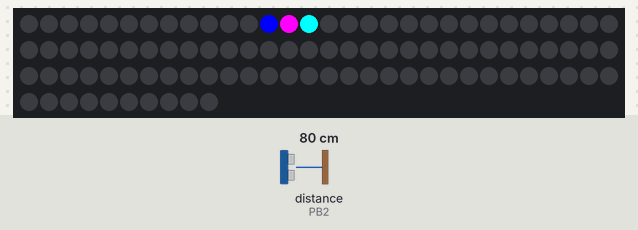
Recording of a sketch running on a simulated ATtiny85, built with avr-gcc and run on an emulated ATtiny85. Parts: 100 RGB LEDs in strip order, left to right, continuing on the next row. The inputs (shaded band) are chosen by the test bench; at power-on: distance to the obstacle (sensor on PB2) 80 cm. The echo pulse lasts 58.3 µs per cm; what the sketch prints to the serial monitor is not drawn.

Above: at 1.2 s.
1.3 s: distance to the obstacle (sensor on PB2) set to 250 cm
2.9 s: distance to the obstacle (sensor on PB2) set to 2 cm
5.5 s: distance to the obstacle (sensor on PB2) set to 120 cm
Timing chart, 0 to 8.5 s (numbered marks = the images above; inputs shaded):
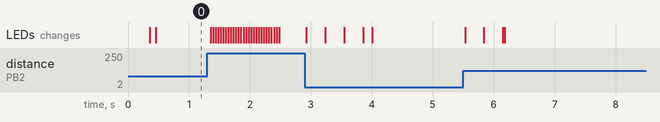

The sketch:

src.ino
```cpp
#include <Adafruit_NeoPixel.h>
#ifdef __AVR__
#include <avr/power.h>
#endif

#define BOARD_TYPE 3 // Makerfocus D1 Mini == 0, hiletgo == 1, uno == 3
#define MAX_BRIGHTNESS 200

#if (BOARD_TYPE == 0)
#define PIN 2      // D4
#define TRIG_PIN 1 // D3
#define ECHO_PIN 0 // D2
#elif (BOARD_TYPE == 1)
#define PIN 5      // D1
#define TRIG_PIN 4 // D2
#define ECHO_PIN 2 // D4
#elif (BOARD_TYPE == 3)
#define PIN 5      // D1
#define TRIG_PIN 4 // D2
#define ECHO_PIN 2 // D4
#endif

#define FADE_TIME 100
#define TUNING 6 // Tunes range-finding to cm distance between pixels
#define DELAY 1000
#define ADJACENT_PIXELS 2 // Num of pixels lit on either side of position pixel

const int8_t NUM_PIXELS = 100;
const int8_t POS_DETECTION_GRACE_PERIOD = 100;
char *UP = "UP";
char *DOWN = "DOWN";
char *NOOP = "NOOP";
char *direction = UP;
uint32_t colors[NUM_PIXELS];
uint8_t noPosCountDown = POS_DETECTION_GRACE_PERIOD;

// Actual pixel targeted to light. Moves towards detected position value.
uint8_t pixel = 0;

Adafruit_NeoPixel strip =
    Adafruit_NeoPixel(NUM_PIXELS, PIN, NEO_GRB + NEO_KHZ800);

void setup() {
  Serial.begin(9600);

  pinMode(TRIG_PIN, OUTPUT);
  pinMode(ECHO_PIN, INPUT);

#if defined(__AVR_ATtiny85__)
  if (F_CPU == 16000000)
    clock_prescale_set(clock_div_1);
#endif

  initColors();

  strip.begin();
  strip.show();
}

void colorWipe(uint32_t color = 0) {
  for (uint8_t i = 0; i < NUM_PIXELS; i++) {
    strip.setPixelColor(i, color);
  }
}

void loop() {
  strf();
}

void strf() {
  float duration, distance;
  digitalWrite(TRIG_PIN, HIGH);
  delayMicroseconds(2000);
  digitalWrite(TRIG_PIN, LOW);
  duration = pulseIn(ECHO_PIN, HIGH);
  distance = (duration / 2) / 29.1;
  // distance = microsecondsToInches(duration);

  int8_t position = floor(distance) / TUNING;
  Serial.println(position);

  const bool outOfRange = position <= NUM_PIXELS;

  // if (outOfRange && noPosCountDown > 0) {
  //   noPosCountDown--;
  // }

  // if (outOfRange && noPosCountDown == 0) {
  colorWipe();
  // } else {
  // noPosCountDown = POS_DETECTION_GRACE_PERIOD;
  simUpsideDownPresence(position);
  // }
}

void initColors() {
  for (int i = 0; i < NUM_PIXELS; i++) {
    int rgb = i % 5;
    Serial.println(rgb);

    switch (rgb) {
    case 0:
      colors[i] = strip.Color(0, 255, 0); // green
      break;
    case 1:
      colors[i] = strip.Color(255, 0, 0); // red
      break;
    case 2:
      colors[i] = strip.Color(0, 0, 255); // blue
      break;
    case 3:
      colors[i] = strip.Color(255, 0, 255); // magenta
      break;
    case 4:
      colors[i] = strip.Color(0, 255, 255); // yellow
      break;
    }
  }
}

void simUpsideDownPresence(uint8_t position) {
  colorWipe();

  if (position == pixel || position > NUM_PIXELS) {
    direction = NOOP;
  } else if (position > pixel) {
    direction = UP;
  } else if (position < pixel) {
    direction = DOWN;
  }

  if (direction == UP) {
    pixel++;
  } else if (direction == DOWN) {
    pixel--;
  }

  strip.setPixelColor(pixel, colors[pixel]);
  for (uint8_t i = 0; i < ADJACENT_PIXELS; i++) {
    strip.setPixelColor(pixel + i, colors[pixel + i]);
    strip.setPixelColor(pixel - i, colors[pixel - i]);
  }

  strip.show();

  delay(DELAY / 100);
}
```
